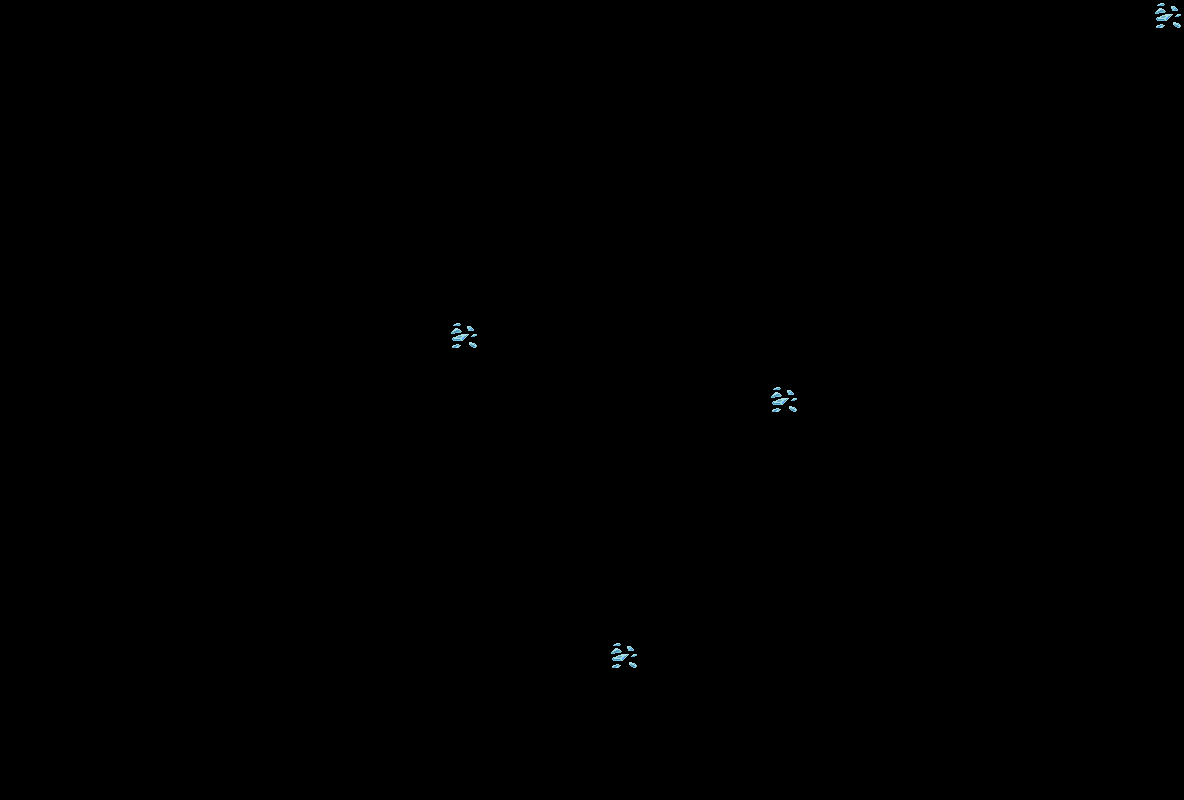

This game map was drawn from its Tiled (.tmx) file and the tilesets committed beside it. A one-line description and the full map source follow:
An orthogonal 37x25 tile map with 32x32 px tiles, 1 tile layer (L) and 8 objects.

<map version="1.10" tiledversion="1.10.2" orientation="orthogonal" renderorder="right-down" width="37" height="25" tilewidth="32" tileheight="32" infinite="0" nextlayerid="3" nextobjectid="17">
 <tileset firstgid="1" source="./ores.tsx" />
 <objectgroup id="2" name="Object Layer 1">
  <object id="2" x="63.3525" y="29.9484" width="1053.95" height="736.04" />
  <object id="4" x="125.553" y="95.6046" width="929.553" height="607.032" />
  <object id="10" x="191.209" y="129.009" width="802.849" height="544.831" />
  <object id="11" x="255.714" y="161.261" width="674.992" height="481.479" />
  <object id="12" x="320.218" y="192.361" width="545.983" height="419.278" />
  <object id="13" x="381.267" y="223.461" width="421.582" height="355.926" />
  <object id="14" x="414.671" y="255.714" width="354.774" height="290.269" />
  <object id="15" x="1200.24" y="672.688" />
 </objectgroup>
 <layer id="1" name="L" width="37" height="25">
  <data encoding="csv">
0,0,0,0,0,0,0,0,0,0,0,0,0,0,0,0,0,0,0,0,0,0,0,0,0,0,0,0,0,0,0,0,0,0,0,0,7,
0,0,0,0,0,0,0,0,0,0,0,0,0,0,0,0,0,0,0,0,0,0,0,0,0,0,0,0,0,0,0,0,0,0,0,0,0,
0,0,0,0,0,0,0,0,0,0,0,0,0,0,0,0,0,0,0,0,0,0,0,0,0,0,0,0,0,0,0,0,0,0,0,0,0,
0,0,0,0,0,0,0,0,0,0,0,0,0,0,0,0,0,0,0,0,0,0,0,0,0,0,0,0,0,0,0,0,0,0,0,0,0,
0,0,0,0,0,0,0,0,0,0,0,0,0,0,0,0,0,0,0,0,0,0,0,0,0,0,0,0,0,0,0,0,0,0,0,0,0,
0,0,0,0,0,0,0,0,0,0,0,0,0,0,0,0,0,0,0,0,0,0,0,0,0,0,0,0,0,0,0,0,0,0,0,0,0,
0,0,0,0,0,0,0,0,0,0,0,0,0,0,0,0,0,0,0,0,0,0,0,0,0,0,0,0,0,0,0,0,0,0,0,0,0,
0,0,0,0,0,0,0,0,0,0,0,0,0,0,0,0,0,0,0,0,0,0,0,0,0,0,0,0,0,0,0,0,0,0,0,0,0,
0,0,0,0,0,0,0,0,0,0,0,0,0,0,0,0,0,0,0,0,0,0,0,0,0,0,0,0,0,0,0,0,0,0,0,0,0,
0,0,0,0,0,0,0,0,0,0,0,0,0,0,0,0,0,0,0,0,0,0,0,0,0,0,0,0,0,0,0,0,0,0,0,0,0,
0,0,0,0,0,0,0,0,0,0,0,0,0,0,7,0,0,0,0,0,0,0,0,0,0,0,0,0,0,0,0,0,0,0,0,0,0,
0,0,0,0,0,0,0,0,0,0,0,0,0,0,0,0,0,0,0,0,0,0,0,0,0,0,0,0,0,0,0,0,0,0,0,0,0,
0,0,0,0,0,0,0,0,0,0,0,0,0,0,0,0,0,0,0,0,0,0,0,0,7,0,0,0,0,0,0,0,0,0,0,0,0,
0,0,0,0,0,0,0,0,0,0,0,0,0,0,0,0,0,0,0,0,0,0,0,0,0,0,0,0,0,0,0,0,0,0,0,0,0,
0,0,0,0,0,0,0,0,0,0,0,0,0,0,0,0,0,0,0,0,0,0,0,0,0,0,0,0,0,0,0,0,0,0,0,0,0,
0,0,0,0,0,0,0,0,0,0,0,0,0,0,0,0,0,0,0,0,0,0,0,0,0,0,0,0,0,0,0,0,0,0,0,0,0,
0,0,0,0,0,0,0,0,0,0,0,0,0,0,0,0,0,0,0,0,0,0,0,0,0,0,0,0,0,0,0,0,0,0,0,0,0,
0,0,0,0,0,0,0,0,0,0,0,0,0,0,0,0,0,0,0,0,0,0,0,0,0,0,0,0,0,0,0,0,0,0,0,0,0,
0,0,0,0,0,0,0,0,0,0,0,0,0,0,0,0,0,0,0,0,0,0,0,0,0,0,0,0,0,0,0,0,0,0,0,0,0,
0,0,0,0,0,0,0,0,0,0,0,0,0,0,0,0,0,0,0,0,0,0,0,0,0,0,0,0,0,0,0,0,0,0,0,0,0,
0,0,0,0,0,0,0,0,0,0,0,0,0,0,0,0,0,0,0,7,0,0,0,0,0,0,0,0,0,0,0,0,0,0,0,0,0,
0,0,0,0,0,0,0,0,0,0,0,0,0,0,0,0,0,0,0,0,0,0,0,0,0,0,0,0,0,0,0,0,0,0,0,0,0,
0,0,0,0,0,0,0,0,0,0,0,0,0,0,0,0,0,0,0,0,0,0,0,0,0,0,0,0,0,0,0,0,0,0,0,0,0,
0,0,0,0,0,0,0,0,0,0,0,0,0,0,0,0,0,0,0,0,0,0,0,0,0,0,0,0,0,0,0,0,0,0,0,0,0,
0,0,0,0,0,0,0,0,0,0,0,0,0,0,0,0,0,0,0,0,0,0,0,0,0,0,0,0,0,0,0,0,0,0,0,0,0
</data>
 </layer>
</map>
